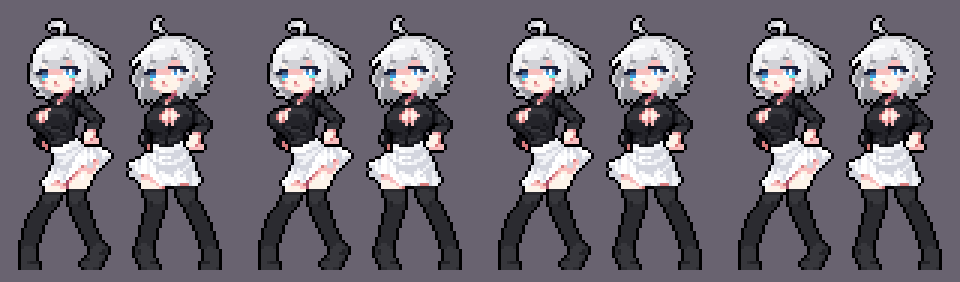
#> input picture alisa/confident_walk/source/Original_motion_landmarks.png, 1920 x 564 px, given in place of Back_native.png, which was not available (shown at 1/2 size)
$ python build.py ../../confident_walk/source/Original_motion_landmarks.png
#> lines starting #> are read from the running program, lines starting #| are printed output that depends on the picture; after the words box and inside, x2 and y2 are one past the last pixel; in counts of white or black regions, pixels touching at a corner belong together
### alisa/back_walk/source/rear.py
"""Rear and rear-diagonal native cels, matching the approved36x86 side view."""
from pathlib import Path
import numpy as np
from PIL import Image,ImageDraw,ImageOps
from prepare_native import PALETTE

R=Path(__file__).resolve().parent
SIZE=(36,86)
BOB=(0,1,2,1,0,0,1,2,1,0)
SWAY=(0,0,-1,-1,0,0,0,1,1,0)

def blank():return Image.new('RGBA',SIZE)
def shift(im,x=0,y=0):
 out=blank();out.paste(im,(x,y));return out
# [4 lines left out: function flatten, not called in this run]
def mirrored(layers):return [ImageOps.mirror(im) for im in layers]

# Left leg viewed directly from behind. Heel75..85 during stance0..5
# cancels a -2px/cel root advance. The returning heel visibly lifts.
N_LEG=[
 [(9,53),(16,53),(16,61),(15,65),(15,70),(16,73),(16,75),(9,75),(8,74),(8,72),(9,70),(9,66),(8,61),(8,57)],
 [(9,54),(16,54),(16,62),(15,67),(15,72),(16,75),(16,77),(9,77),(8,76),(8,74),(9,72),(9,67),(8,62),(8,58)],
 [(9,55),(16,55),(16,63),(15,69),(15,74),(16,77),(16,79),(9,79),(8,78),(8,76),(9,74),(9,69),(8,63),(8,59)],
 [(9,54),(16,54),(17,62),(16,69),(15,76),(16,79),(16,81),(9,81),(8,80),(8,78),(9,76),(9,69),(8,63),(8,58)],
 [(9,53),(16,53),(17,61),(17,69),(15,78),(16,81),(16,83),(9,83),(8,82),(8,80),(9,78),(10,70),(9,63),(8,58)],
 [(9,53),(16,53),(17,61),(17,70),(15,80),(16,83),(16,85),(9,85),(8,84),(8,82),(9,80),(10,71),(9,64),(8,59)],
 [(9,54),(16,54),(16,61),(14,67),(13,75),(16,80),(16,83),(10,83),(9,81),(9,78),(8,74),(8,67),(8,61),(8,58)],
 [(9,55),(16,55),(16,61),(13,66),(12,70),(16,76),(17,79),(10,79),(9,77),(9,74),(7,70),(7,65),(8,61),(8,58)],
 [(9,54),(16,54),(16,60),(14,64),(13,68),(16,73),(17,76),(10,76),(9,74),(9,71),(8,67),(8,62),(8,58)],
 [(9,53),(16,53),(16,60),(15,64),(14,68),(15,71),(16,74),(9,74),(8,72),(9,69),(9,65),(8,61),(8,57)]
]
N_SHADE=[
 [(14,60),(14,65),(13,70)],[(14,61),(14,67),(13,72)],
 [(14,62),(14,69),(13,74)],[(15,61),(14,69),(13,76)],
 [(15,60),(15,69),(13,78)],[(15,60),(15,70),(13,80)],
 [(14,60),(12,67),(11,75),(14,80)],[(14,61),(11,66),(10,70),(14,76)],
 [(14,60),(12,65),(11,68),(14,73)],[(14,60),(13,65),(12,69),(13,71)]
]
N_HEEL=(75,77,79,81,83,85,83,79,76,74)

# Camera-near leg for walking northeast. Authored toes0..5 advance locally
# (-19,+5)px, cancelling (+19,-5)px of root movement over the stance.
NE_LEG=[
 [(18,53),(24,54),(25,61),(27,67),(29,74),(32,76),(34,77),(34,79),(31,80),(27,80),(26,78),(24,72),(21,66),(17,61)],
 [(18,54),(24,55),(25,62),(25,68),(25,75),(29,77),(30,78),(30,80),(27,81),(23,81),(22,79),(21,73),(20,67),(17,62)],
 [(18,55),(24,56),(25,63),(23,69),(21,76),(25,78),(26,79),(26,81),(23,82),(19,82),(18,80),(18,75),(19,69),(17,63)],
 [(18,54),(24,55),(24,63),(21,69),(18,77),(22,79),(23,80),(23,82),(20,83),(16,83),(15,81),(15,77),(17,69),(16,63)],
 [(18,53),(24,54),(23,62),(19,69),(14,78),(18,80),(19,81),(19,83),(16,84),(12,84),(11,82),(12,78),(14,70),(16,63)],
 [(18,53),(24,54),(22,62),(17,69),(10,79),(14,81),(15,82),(15,84),(12,85),(8,85),(7,83),(8,79),(11,70),(15,62)],
 [(18,54),(24,55),(22,61),(16,66),(12,74),(12,77),(15,78),(15,80),(12,82),(7,82),(6,80),(8,77),(9,72),(11,65),(15,61)],
 [(18,55),(24,56),(23,61),(19,65),(13,69),(13,72),(17,74),(17,76),(14,78),(9,78),(8,76),(9,73),(8,69),(12,64),(15,61)],
 [(18,54),(24,55),(26,60),(27,64),(22,69),(22,71),(26,73),(26,75),(23,77),(18,77),(17,75),(17,71),(19,65),(17,61)],
 [(18,53),(24,54),(27,60),(29,65),(28,71),(28,74),(32,75),(32,77),(29,79),(24,79),(23,77),(23,73),(23,68),(20,63),(17,60)]
]
NE_SHADE=[
 [(22,59),(24,64),(27,70),(28,76),(31,78)],
 [(22,60),(23,65),(23,71),(24,77),(27,79)],
 [(22,61),(23,65),(21,71),(20,78),(23,80)],
 [(22,60),(22,65),(19,71),(17,79),(20,81)],
 [(22,59),(21,65),(17,71),(13,80),(16,82)],
 [(22,59),(20,65),(15,72),(9,81),(12,83)],
 [(22,60),(20,64),(14,69),(12,75),(11,79)],
 [(22,61),(21,64),(16,68),(11,70),(12,75)],
 [(22,60),(25,63),(24,65),(20,70),(20,74)],
 [(22,59),(26,63),(27,66),(26,72),(26,76)]
]
NE_HEEL=(80,81,82,83,84,85,82,78,77,79)

# [11 lines left out: function paint_leg, not called in this run]

def n_leg(phase,right=False):
 i=phase%10;im=paint_leg(N_LEG[i],N_SHADE[i],i,right,i>=6)
 return ImageOps.mirror(im) if right else im

def ne_leg(phase,far=False):
 i=phase%10;im=paint_leg(NE_LEG[i],NE_SHADE[i],i,far,i>=6)
 return shift(im,-6,-1) if far else im

# [8 lines left out: function mask_skirt, not called in this run]

class Model:
 def __init__(self,name,diagonal=False):
#> called with name = 'Back', diagonal = False
  self.name=name;self.diagonal=diagonal
  self.master=Image.open(R/f'{name}_native.png').convert('RGBA')
#> self.master is the input picture: PIL image 1920x564 RGBA; mean R, G, B, A 111.3, 106.1, 115.2, 255
  a=np.asarray(self.master).copy();a[30:]=0;self.head=Image.fromarray(a)
#> after `a[30:] = 0`:
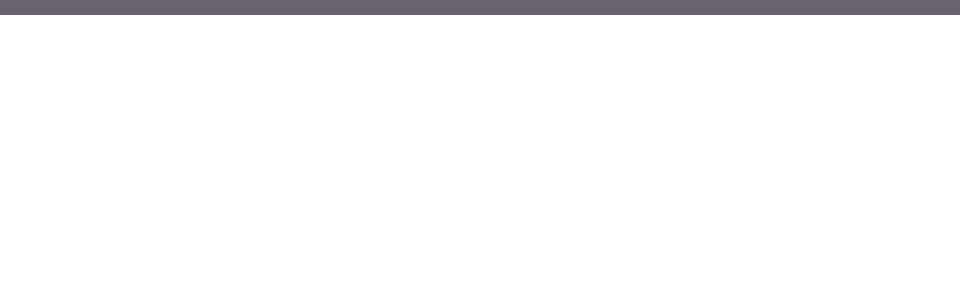
#> a: shape (564, 1920, 4) (shown at 1/2 size); mean R, G, B, A 5.6, 5.3, 6, 13.6; transparent parts drawn white
  a=np.asarray(self.master).copy();a[:30]=0;a[46:]=0
#> after `a[:30] = 0`:
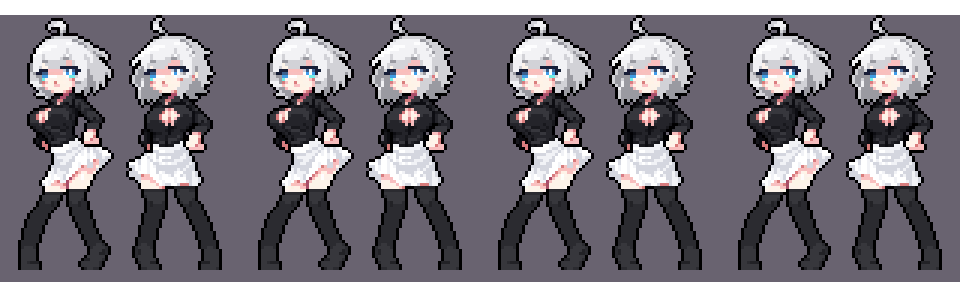
#> a: shape (564, 1920, 4) (shown at 1/2 size); 5.32% of pixels changed, all inside (x1, y1, x2, y2) = (0, 0, 1920, 30); transparent parts drawn white
#> after `a[46:] = 0`:
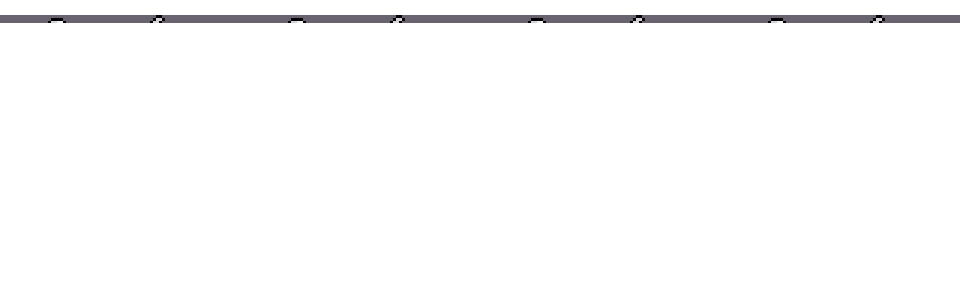
#> a: shape (564, 1920, 4) (shown at 1/2 size); mean R, G, B, A 2.9, 2.8, 3.1, 7.2; transparent parts drawn white
  yy,xx=np.indices((86,36));rgb=a[:,:,:3].astype(int)
#> after `rgb = a[:, :, :3].astype(int)`:
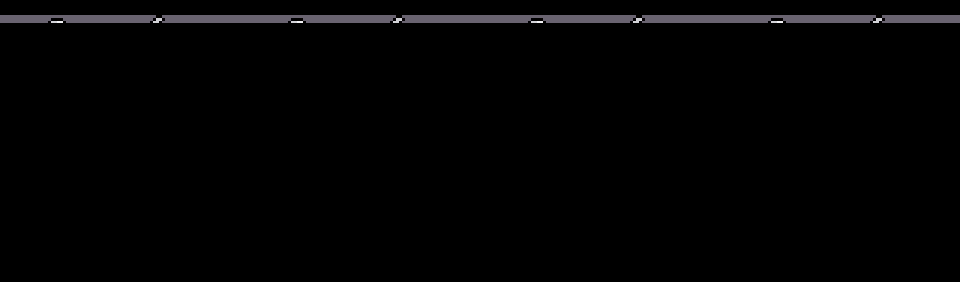
#> rgb: shape (564, 1920, 3) int64 (shown at 1/2 size); mean R, G, B 2.9, 2.8, 3.1
#> (the run stopped early here; a loop or call above may not have finished)
